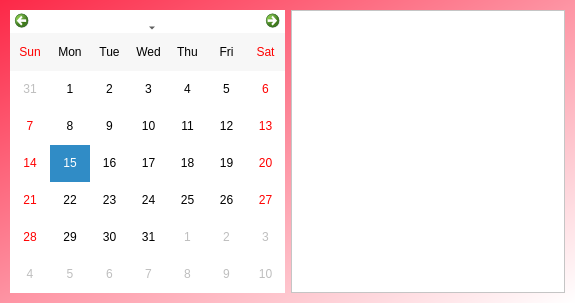
<?xml version="1.0" encoding="UTF-8"?>
<ui version="4.0">
 <class>Form</class>
 <widget class="QWidget" name="Form">
  <property name="geometry">
   <rect>
    <x>0</x>
    <y>0</y>
    <width>575</width>
    <height>303</height>
   </rect>
  </property>
  <property name="windowTitle">
   <string>History</string>
  </property>
  <property name="styleSheet">
   <string notr="true">background: qlineargradient(spread:pad, x1:0, y1:0, x2:1, y2:1, stop:0 rgba(252, 40, 71, 255), stop:1 rgba(255, 255, 255, 255));
font: 8pt &quot;Verdana&quot;;
</string>
  </property>
  <layout class="QGridLayout" name="gridLayout">
   <property name="leftMargin">
    <number>10</number>
   </property>
   <property name="topMargin">
    <number>10</number>
   </property>
   <property name="rightMargin">
    <number>10</number>
   </property>
   <property name="bottomMargin">
    <number>10</number>
   </property>
   <property name="horizontalSpacing">
    <number>6</number>
   </property>
   <item row="0" column="1">
    <widget class="QListWidget" name="events">
     <property name="minimumSize">
      <size>
       <width>200</width>
       <height>0</height>
      </size>
     </property>
     <property name="styleSheet">
      <string notr="true">background: white;</string>
     </property>
    </widget>
   </item>
   <item row="0" column="0">
    <widget class="QCalendarWidget" name="calendar">
     <property name="minimumSize">
      <size>
       <width>200</width>
       <height>0</height>
      </size>
     </property>
     <property name="styleSheet">
      <string notr="true">background: white;</string>
     </property>
     <property name="locale">
      <locale language="English" country="UnitedStates"/>
     </property>
     <property name="gridVisible">
      <bool>false</bool>
     </property>
     <property name="horizontalHeaderFormat">
      <enum>QCalendarWidget::ShortDayNames</enum>
     </property>
     <property name="verticalHeaderFormat">
      <enum>QCalendarWidget::NoVerticalHeader</enum>
     </property>
     <property name="navigationBarVisible">
      <bool>true</bool>
     </property>
    </widget>
   </item>
  </layout>
 </widget>
 <resources/>
 <connections/>
</ui>
